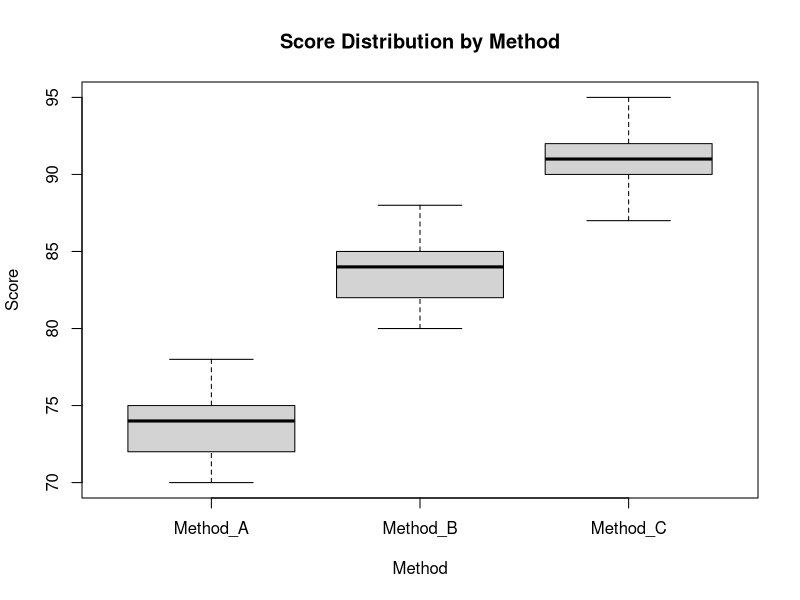
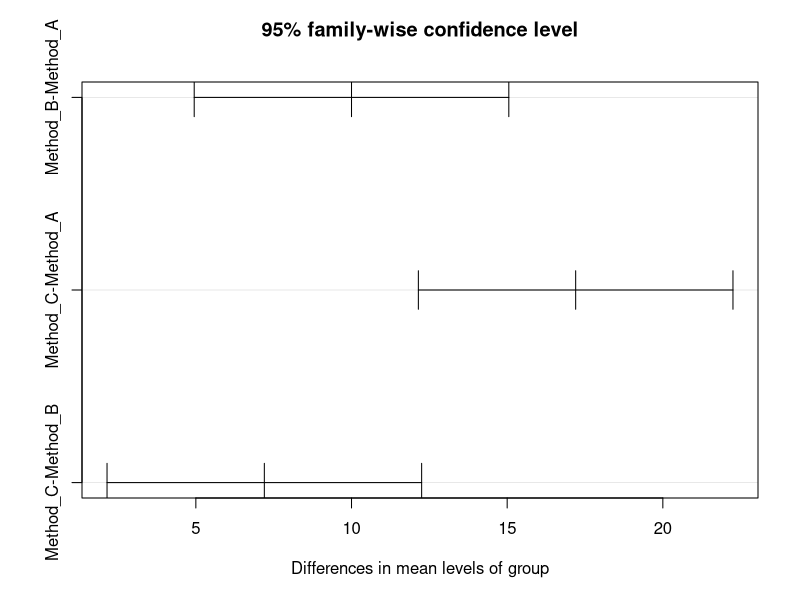
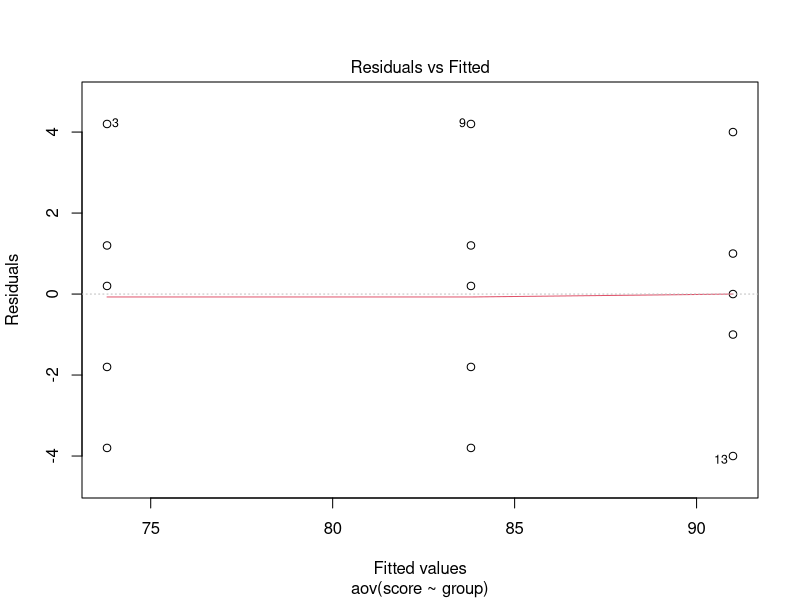
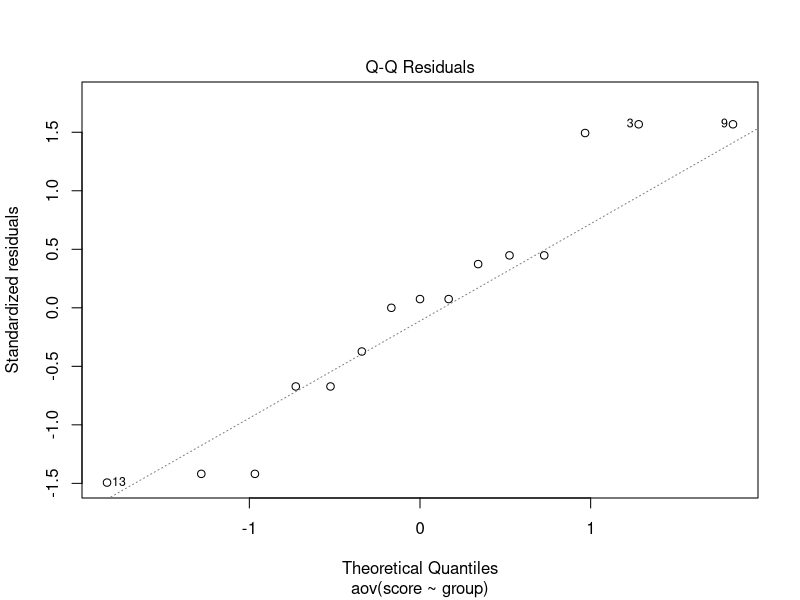

Write R code to recreate these figures, in order.
# Analysis of Variance (ANOVA)
# This script demonstrates one-way ANOVA for comparing
# the means of three or more independent groups.


# --------------------------------------------------
# 1. Create a sample dataset
# --------------------------------------------------

students <- data.frame(
  group = c(
    "Method_A", "Method_A", "Method_A", "Method_A", "Method_A",
    "Method_B", "Method_B", "Method_B", "Method_B", "Method_B",
    "Method_C", "Method_C", "Method_C", "Method_C", "Method_C"
  ),
  score = c(
    72, 75, 78, 70, 74,
    80, 85, 82, 88, 84,
    90, 92, 87, 95, 91
  )
)

students


# --------------------------------------------------
# 2. Group descriptive statistics
# --------------------------------------------------

library(dplyr)

students %>%
  group_by(group) %>%
  summarise(
    n = n(),
    mean_score = mean(score),
    sd_score = sd(score),
    median_score = median(score),
    min_score = min(score),
    max_score = max(score),
    .groups = "drop"
  )


# --------------------------------------------------
# 3. Visualise the groups
# --------------------------------------------------

boxplot(
  score ~ group,
  data = students,
  main = "Score Distribution by Method",
  xlab = "Method",
  ylab = "Score"
)


# --------------------------------------------------
# 4. One-way ANOVA
# --------------------------------------------------

# Research question:
# Do the mean scores differ between the three methods?
#
# H0:
# All population means are equal.
#
# H1:
# At least one population mean differs.

anova_model <- aov(
  score ~ group,
  data = students
)

summary(anova_model)


# --------------------------------------------------
# 5. ANOVA table
# --------------------------------------------------

anova_table <- summary(
  anova_model
)

anova_table


# --------------------------------------------------
# 6. Extract important components
# --------------------------------------------------

# F-statistic

anova_table[[1]]$`F value`

# p-value

anova_table[[1]]$`Pr(>F)`


# --------------------------------------------------
# 7. Understanding the ANOVA decomposition
# --------------------------------------------------

# ANOVA separates total variability into:
#
# Between-group variability
# +
# Within-group variability
#
# Total variability
# =
# Between-group variability
# +
# Within-group variability


# --------------------------------------------------
# 8. Sum of squares
# --------------------------------------------------

anova_table[[1]]$`Sum Sq`


# --------------------------------------------------
# 9. Mean squares
# --------------------------------------------------

anova_table[[1]]$`Mean Sq`


# --------------------------------------------------
# 10. F-statistic
# --------------------------------------------------

# Conceptually:
#
# F =
# Between-group variability
# ------------------------
# Within-group variability
#
# A larger F-statistic provides stronger evidence
# that the group means are not all equal.


# --------------------------------------------------
# 11. Post-hoc analysis
# --------------------------------------------------

# A significant ANOVA tells us that at least
# one group mean differs.
#
# It does NOT tell us which groups differ.
#
# Tukey's HSD can be used for pairwise comparisons.

TukeyHSD(
  anova_model
)


# --------------------------------------------------
# 12. Visualise Tukey comparisons
# --------------------------------------------------

plot(
  TukeyHSD(anova_model)
)


# --------------------------------------------------
# 13. Model residuals
# --------------------------------------------------

anova_residuals <- residuals(
  anova_model
)

anova_fitted <- fitted(
  anova_model
)

anova_residuals

anova_fitted


# --------------------------------------------------
# 14. Residual diagnostic plots
# --------------------------------------------------

plot(
  anova_model,
  which = 1
)

plot(
  anova_model,
  which = 2
)


# --------------------------------------------------
# 15. Normality of residuals
# --------------------------------------------------

shapiro.test(
  anova_residuals
)


# --------------------------------------------------
# 16. Homogeneity of variance
# --------------------------------------------------

# Bartlett's test

bartlett.test(
  score ~ group,
  data = students
)


# --------------------------------------------------
# 17. Levene's test
# --------------------------------------------------

# Levene's test is often preferred when the data
# may not be normally distributed.

# The car package is required.
#
# Install once if necessary:
# install.packages("car")

library(car)

leveneTest(
  score ~ group,
  data = students
)


# --------------------------------------------------
# 18. Non-parametric alternative
# --------------------------------------------------

# If ANOVA assumptions are substantially violated,
# the Kruskal-Wallis test may be considered.

kruskal.test(
  score ~ group,
  data = students
)


# --------------------------------------------------
# 19. Effect size
# --------------------------------------------------

# Eta-squared:
#
# eta² =
# Between-group Sum of Squares
# ---------------------------
# Total Sum of Squares

ss_between <- anova_table[[1]]$`Sum Sq`[1]

ss_within <- anova_table[[1]]$`Sum Sq`[2]

ss_total <- ss_between + ss_within

eta_squared <- ss_between / ss_total

eta_squared


# --------------------------------------------------
# 20. Statistical interpretation
# --------------------------------------------------

# ANOVA tests whether population means are all equal.
#
# If p-value < alpha:
#
# → Reject H0
# → Evidence that at least one population mean differs
#
# If p-value >= alpha:
#
# → Fail to reject H0
# → Insufficient evidence that the population means differ
#
# If ANOVA is significant:
#
# → Perform appropriate post-hoc comparisons
#   to identify which groups differ.
#
# Effect size should also be considered because
# statistical significance does not indicate
# the magnitude of the group differences.


# --------------------------------------------------
# 21. Reporting ANOVA
# --------------------------------------------------

# A result can be reported as:
#
# "A one-way ANOVA was conducted to examine
# differences in mean scores across the three
# methods. The analysis produced an F-statistic
# of ..., with df = ... and p = ... .
# A post-hoc Tukey analysis was subsequently
# conducted to examine pairwise differences."
#
# Where appropriate, also report an effect size
# such as eta-squared.


# Key idea:
# ANOVA compares the means of three or more groups.
#
# ANOVA significant
#        ↓
# At least one mean differs
#        ↓
# Post-hoc analysis
#        ↓
# Identify which groups differ
#
# Always consider:
# - Independence
# - Normality of residuals
# - Homogeneity of variance
# - Effect size
# - Practical significance
